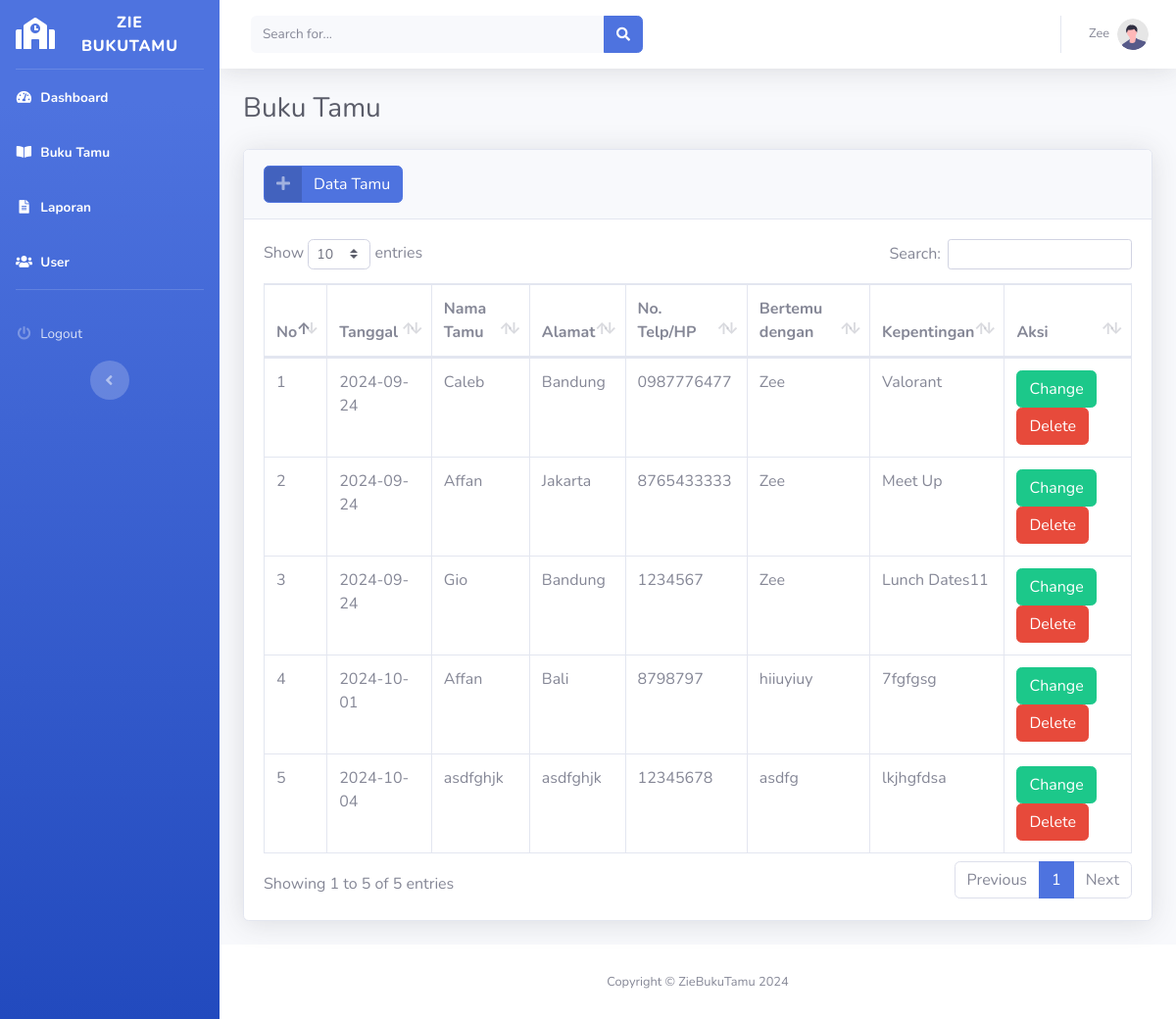
Page /buku-tamu.php (signed in) on the committed database.
### tables this page shows
CREATE TABLE `bukutamu` (
  `id_tamu` varchar(5) NOT NULL,
  `tanggal` date NOT NULL,
  `nama_tamu` varchar(255) NOT NULL,
  `alamat` text NOT NULL,
  `no_hp` varchar(13) NOT NULL,
  `bertemu` varchar(255) NOT NULL,
  `kepentingan` varchar(255) NOT NULL
);

### function.php (called while the page is built, shortened)
<?php
require_once('koneksi.php');
function query($query)
{
    global $koneksi;
    $result = mysqli_query($koneksi, $query);
    $rows = [];
    while ($row =  mysqli_fetch_assoc($result)) {
        $rows[] = $row;
    }
    return $rows;
}

### buku-tamu.php (the view, shortened to what this page needs)
<?php
include_once('templates/header.php');
?>
<?php
require_once('function.php');
include_once('templates/header.php');
?>
<link href="assets/vendor/datatables/dataTables.bootstrap4.min.css" rel="stylesheet">
<div class="container-fluid">
    <h1 class="h3 mb-4 text-gray-800">Buku Tamu</h1>
    <div class="card shadow mb-4">
        <div class="card-header py-3">
            <button type="button" class="btn btn-primary btn-icon-split"
                data-toggle="modal" data-target="#tambahModal">
                <span class="icon text-white-50">
                    <i class="fas fa-plus"></i>
                </span>
                <span class="text">Data Tamu</span>
            </button>
        </div>
        <div class="card-body">
            <div class="table-responsive">
                <table class="table table-bordered" id="dataTable" width="100%" cellspacing="0">
                    <thead>
                        <tr>
                            <th>No</th>
                            <th>Tanggal</th>
                            <th>Nama Tamu</th>
                            <th>Alamat</th>
                            <th>No. Telp/HP</th>
                            <th>Bertemu dengan</th>
                            <th>Kepentingan</th>
                            <th>Aksi</th>
                        </tr>
                    </thead>
                    <tbody>
                        <?php
                        $no = 1;
                        $buku_tamu = query("SELECT * FROM bukutamu");
                        foreach ($buku_tamu as $tamu) : ?>
                            <tr>
                                <td><?= $no++; ?></td>
                                <td><?= $tamu['tanggal'] ?></td>
                                <td><?= $tamu['nama_tamu'] ?></td>
                                <td><?= $tamu['alamat'] ?></td>
                                <td><?= $tamu['no_hp'] ?></td>
                                <td><?= $tamu['bertemu'] ?></td>
                                <td><?= $tamu['kepentingan'] ?></td>
                                <td>
                                    <a class="btn btn-success" href="edit-tamu.php?id=<?= $tamu['id_tamu'] ?>">Change</a>
                                    <a onclick="confirm('Apakah anda yakin ingin menghapus data ini?')" class="btn btn-danger"
                                    href="hapus-tamu.php?id=<?= $tamu['id_tamu'] ?>">Delete</a>
                                </td>
                            </tr>
                        <?php endforeach; ?>
                    </tbody>
                </table>
            </div>
        </div>
    </div>
</div>
<?php
include_once('templates/footer.php');
?>

### templates/header.php (shortened to what this page needs)
<?php
require('function.php');
?>
<!DOCTYPE html>
<html lang="en">
<head>
    <link href="assets/vendor/fontawesome-free/css/all.min.css" rel="stylesheet" type="text/css">
    <link href="assets/css/sb-admin-2.min.css" rel="stylesheet">
</head>
<body id="page-top">
    <div id="wrapper">
        <ul class="navbar-nav bg-gradient-primary sidebar sidebar-dark accordion" id="accordionSidebar">
            <a class="sidebar-brand d-flex align-items-center justify-content-center" href="index.php">
                <div class="sidebar-brand-icon">
                    <i class="fas fa-school"></i>
                </div>
                <div class="sidebar-brand-text mx-3">Zie BukuTamu</div>
            </a>
            <hr class="sidebar-divider my-0">
            <li class="nav-item active">
                <a class="nav-link" href="index.php">
                    <i class="fas fa-fw fa-tachometer-alt"></i>
                    <span>Dashboard</span>
                </a>
            </li>
            <li class="nav-item active">
                <a class="nav-link" href="buku-tamu.php">
                    <i class="fas fa-fw fa-book-open"></i>
                    <span>Buku Tamu</span>
                </a>
            </li>
            <li class="nav-item active">
                <a class="nav-link" href="laporan.php">
                    <i class="fas fa-fw fa-file-alt"></i>
                    <span>Laporan</span>
                </a>
            </li>
            <li class="nav-item active">
                <a class="nav-link" href="users.php">
                    <i class="fas fa-fw fa-users"></i>
                    <span>User</span>
                </a>
            </li>
            <hr class="sidebar-divider d-none d-md-block">
            <?php
            if (isset($_SESSION['login'])) :
            ?>
                <li class="nav-item">
                    <a href="logout.php" class="nav-link">
                        <i class="fas fa-fw fa-power-off"></i>
                        <span>Logout</span>
                    </a>
                </li>
            <?php
            endif;
            ?>
            <div class="text-center d-none d-md-inline">
                <button class="rounded-circle border-0" id="sidebarToggle"></button>
            </div>
        </ul>
        <div id="content-wrapper" class="d-flex flex-column">
            <div id="content">
                <nav class="navbar navbar-expand navbar-light bg-white topbar mb-4 static-top shadow">
                    <form
                        class="d-none d-sm-inline-block form-inline mr-auto ml-md-3 my-2 my-md-0 mw-100 navbar-search">
                        <div class="input-group">
                            <input type="text" class="form-control bg-light border-0 small" placeholder="Search for..."
                                aria-label="Search" aria-describedby="basic-addon2">
                            <div class="input-group-append">
                                <button class="btn btn-primary" type="button">
                                    <i class="fas fa-search fa-sm"></i>
                                </button>
                            </div>
                        </div>
                    </form>
                    <ul class="navbar-nav ml-auto">
                        <li class="nav-item dropdown no-arrow">
                            <a class="nav-link dropdown-toggle" href="#" id="userDropdown" role="button"
                                data-toggle="dropdown" aria-haspopup="true" aria-expanded="false">
                                <span class="mr-2 d-none d-lg-inline text-gray-600 small"><?= isset($_SESSION['login']) && $_SESSION['login'] == true ? $_SESSION['username'] : '' ?></span>
                                <img class="img-profile rounded-circle"
                                    src="assets/img/undraw_profile.svg">
                            </a>
                        </li>
                    </ul>
                </nav>

### templates/footer.php (shortened to what this page needs)
<footer class="sticky-footer bg-white">
    <div class="container my-auto">
        <div class="copyright text-center my-auto">
            <span>Copyright &copy; ZieBukuTamu 2024</span>
        </div>
    </div>
</footer>
</div>
</div>
</body>
</html>

### rows in the picture
bukutamu: tanggal "2024-09-24", nama_tamu "Caleb", alamat "Bandung", no_hp "0987776477", bertemu "Zee", kepentingan "Valorant"
bukutamu: tanggal "2024-09-24", nama_tamu "Affan", alamat "Jakarta", no_hp "8765433333", bertemu "Zee", kepentingan "Meet Up"
bukutamu: tanggal "2024-09-24", nama_tamu "Gio", alamat "Bandung", no_hp "1234567", bertemu "Zee", kepentingan "Lunch Dates11"
bukutamu: tanggal "2024-10-01", nama_tamu "Affan", alamat "Bali", no_hp "8798797", bertemu "hiiuyiuy", kepentingan "7fgfgsg"
bukutamu: tanggal "2024-10-04", nama_tamu "asdfghjk", alamat "asdfghjk", no_hp "12345678", bertemu "asdfg", kepentingan "lkjhgfdsa"

### other values in the picture
$_SESSION['username'] "Zee"
